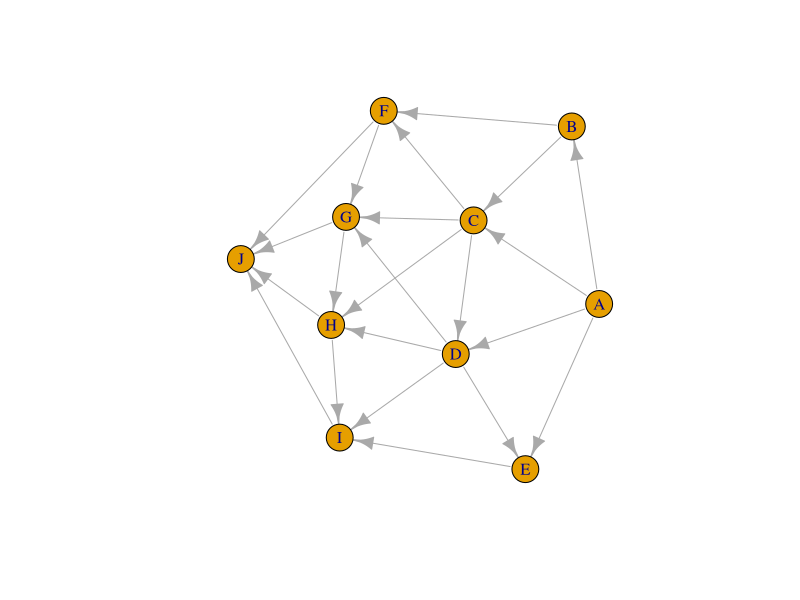
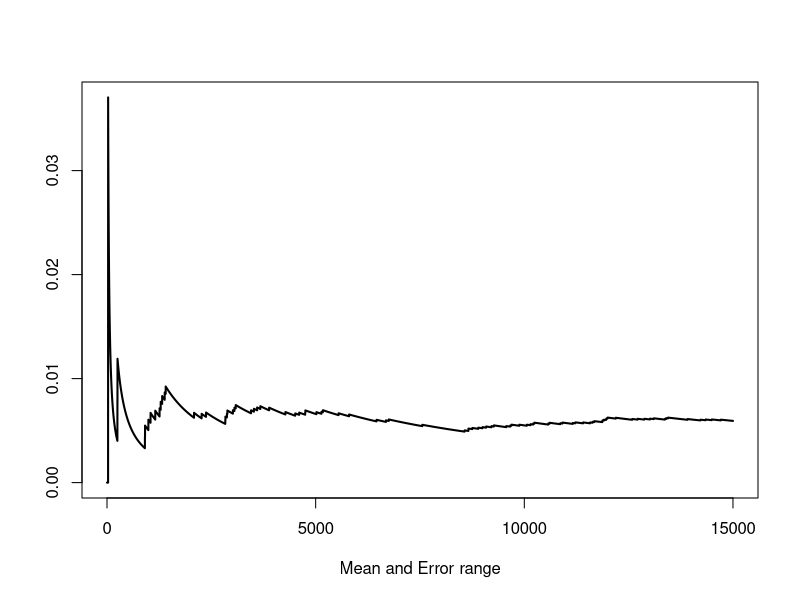
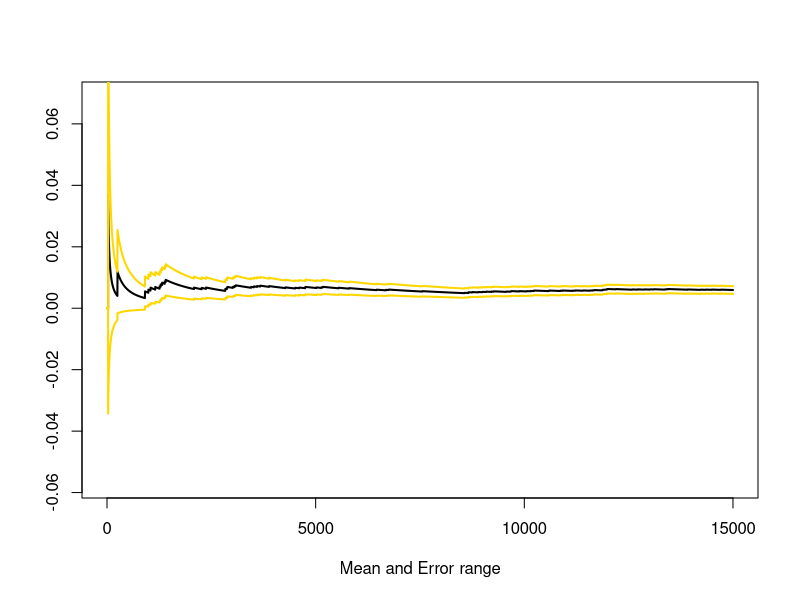

Generate these figures, in order, with R: (Note: a time limit stopped this script after it produced the figures.)
## ---- chunk 1
#install.packages("igraph")
library(igraph)
## ---- chunk 2
graph.Q1 <- make_graph(c(
  "A", "B", "A", "C","A", "D","A", "E",
  "B","C","B","F",
  "C","F","C","G","C","D","C","H",
  "D","E","D","H","D","I","D","G",
  "E","I",
  "F","G","F","J",
  "G","H","G","J",
  "H","I","H","J",
  "I","J"), directed = TRUE)

plot(graph.Q1)
## ---- chunk 3
theta <- 0.02

h_x.result_vec.a <- numeric(15000)

for (i in 1:15000) {
  graph.zero_day.i <- make_graph(c("A", "B", "A", "C","A", "D","A", "E",
                           "B","C","B","F",
                           "C","F","C","G","C","D","C","H",
                           "D","E","D","H","D","I","D","G",
                           "E","I",
                           "F","G","F","J",
                           "G","H","G","J",
                           "H","I","H","J",
                           "I","J"), directed = TRUE)
  after_10_days.i <- rbinom(n = 22,size = 1,prob = 1-exp(-10*theta))
  graph_after_10_days.i <- delete.edges(graph = graph.zero_day.i,edges = which(after_10_days.i==1))
  paths_A_J_after_10_days.i <- all_simple_paths(graph = graph_after_10_days.i,from = "A","J")
  if(identical(paths_A_J_after_10_days.i,list())){
    h_x.result_vec.a[i] <- 1
  }
  
}

## ---- chunk 4
cat(sprintf("Expected value estimator = %s", round(mean(h_x.result_vec.a),4)),
    sprintf("Varinace estimator = %s", round(var(h_x.result_vec.a),4)),
    sep = "\n")
## ---- chunk 5

est.int <- cumsum(h_x.result_vec.a)/(1:15000)
est.err <- sqrt( cumsum( (h_x.result_vec.a-est.int)^2 )) / (1:15000)

plot(est.int, xlab = "Mean and Error range", ylab = "", type = "l", lwd = 2)

plot(est.int, xlab = "Mean and Error range", ylab = "", type = "l", lwd = 2, ylim = mean(h_x.result_vec.a)+100*est.err[15000]*c(-1,1))
lines(est.int + 2*est.err, col = "gold", lwd = 2)
lines(est.int - 2*est.err, col = "gold", lwd = 2)
## ---- chunk 6
theta <- 0.005

h_x.result_vec.b <- numeric(50000)

for (i in 1:50000) {
  graph.zero_day.i <- make_graph(c("A", "B", "A", "C","A", "D","A", "E",
                           "B","C","B","F",
                           "C","F","C","G","C","D","C","H",
                           "D","E","D","H","D","I","D","G",
                           "E","I",
                           "F","G","F","J",
                           "G","H","G","J",
                           "H","I","H","J",
                           "I","J"), directed = TRUE)
  after_10_days.i <- rbinom(n = 22,size = 1,prob = 1-exp(-10*theta))
  graph_after_10_days.i <- delete.edges(graph = graph.zero_day.i,edges = which(after_10_days.i==1))
  paths_A_J_after_10_days.i <- all_simple_paths(graph = graph_after_10_days.i,from = "A","J")
  if(identical(paths_A_J_after_10_days.i,list())){
    h_x.result_vec.b[i] <- 1
  }
  
}

## ---- chunk 7
cat(sprintf("Expected value estimator = %s", mean(h_x.result_vec.b)),
    sprintf("Varinace estimator = %s", var(h_x.result_vec.b)),
    sprintf("Out of 50,000 test, the no. of failures = %s", sum(h_x.result_vec.b)),
    sep = "\n")
## ---- chunk 8

est.int <- cumsum(h_x.result_vec.b)/(1:50000)
est.err <- sqrt( cumsum( (h_x.result_vec.b-est.int)^2 )) / (1:50000)

plot(est.int, xlab = "Mean and Error range", ylab = "", type = "l", lwd = 2)

plot(est.int, xlab = "Mean and Error range", ylab = "", type = "l", lwd = 2, ylim = mean(h_x.result_vec.b)+100*est.err[50000]*c(-1,1))
lines(est.int + 2*est.err, col = "gold", lwd = 2)
lines(est.int - 2*est.err, col = "gold", lwd = 2)
## ---- chunk 9
theta.f <- 0.02
theta.g <- 0.05

h_x.result_vec.c <- numeric(15000)

for (i in 1:15000) {
  graph.zero_day.i <- make_graph(c("A", "B", "A", "C","A", "D","A", "E",
                           "B","C","B","F",
                           "C","F","C","G","C","D","C","H",
                           "D","E","D","H","D","I","D","G",
                           "E","I",
                           "F","G","F","J",
                           "G","H","G","J",
                           "H","I","H","J",
                           "I","J"), directed = TRUE)
  after_10_days.i <- rbinom(n = 22,size = 1,prob = 1-exp(-10*theta.g))
  graph_after_10_days.i <- delete.edges(graph = graph.zero_day.i,edges = which(after_10_days.i==1))
  paths_A_J_after_10_days.i <- all_simple_paths(graph = graph_after_10_days.i,from = "A","J")
  if(identical(paths_A_J_after_10_days.i,list())){
    h_x.result_vec.c[i] <- 1*prod( dbinom(x = after_10_days.i,size = 1,prob = 1-exp(-10*theta.f)) / dbinom(x = after_10_days.i,size = 1,prob = 1-exp(-10*theta.g)))
  }
  
}

## ---- chunk 10
cat(sprintf("Expected value estimator = %s", round(mean(h_x.result_vec.c),4)),
    sprintf("Varinace estimator = %s", round(var(h_x.result_vec.c),4)),
    sep = "\n")
## ---- chunk 11
est.int <- cumsum(h_x.result_vec.c)/(1:15000)
est.err <- sqrt( cumsum( (h_x.result_vec.c-est.int)^2 )) / (1:15000)

plot(est.int, xlab = "Mean and Error range", ylab = "", type = "l", lwd = 2)

plot(est.int, xlab = "Mean and Error range", ylab = "", type = "l", lwd = 2, ylim = mean(h_x.result_vec.c)+100*est.err[15000]*c(-1,1))
lines(est.int + 2*est.err, col = "gold", lwd = 2)
lines(est.int - 2*est.err, col = "gold", lwd = 2)
## ---- chunk 12
theta.f <- 0.005
theta.g <- 0.02

h_x.result_vec.d <- numeric(50000)

for (i in 1:50000) {
  graph.zero_day.i <- make_graph(c("A", "B", "A", "C","A", "D","A", "E",
                           "B","C","B","F",
                           "C","F","C","G","C","D","C","H",
                           "D","E","D","H","D","I","D","G",
                           "E","I",
                           "F","G","F","J",
                           "G","H","G","J",
                           "H","I","H","J",
                           "I","J"), directed = TRUE)
  after_10_days.i <- rbinom(n = 22,size = 1,prob = 1-exp(-10*theta.g))
  graph_after_10_days.i <- delete.edges(graph = graph.zero_day.i,edges = which(after_10_days.i==1))
  paths_A_J_after_10_days.i <- all_simple_paths(graph = graph_after_10_days.i,from = "A","J")
  if(identical(paths_A_J_after_10_days.i,list())){
    h_x.result_vec.d[i] <- 1*prod( dbinom(x = after_10_days.i,size = 1,prob = 1-exp(-10*theta.f)) / dbinom(x = after_10_days.i,size = 1,prob = 1-exp(-10*theta.g)))
  }
  
}

## ---- chunk 13
cat(sprintf("Expected value estimator = %s", mean(h_x.result_vec.d)),
    sprintf("Varinace estimator = %s", var(h_x.result_vec.d)),
    sep = "\n")
## ---- chunk 14
est.int <- cumsum(h_x.result_vec.d)/(1:50000)
est.err <- sqrt( cumsum( (h_x.result_vec.d-est.int)^2 )) / (1:50000)

plot(est.int, xlab = "Mean and Error range", ylab = "", type = "l", lwd = 2)

plot(est.int, xlab = "Mean and Error range", ylab = "", type = "l", lwd = 2, ylim = mean(h_x.result_vec.d)+100*est.err[50000]*c(-1,1))
lines(est.int + 2*est.err, col = "gold", lwd = 2)
lines(est.int - 2*est.err, col = "gold", lwd = 2)
## ---- chunk 15
summary_table <- matrix(data =
                          c(mean(h_x.result_vec.a),var(h_x.result_vec.a),
                            mean(h_x.result_vec.b),var(h_x.result_vec.b),
                            mean(h_x.result_vec.c),var(h_x.result_vec.c),
                            mean(h_x.result_vec.d),var(h_x.result_vec.d)),
                        nrow = 2,
                        ncol = 4,
                        dimnames = list(c("Expected value estimator","Varinac value estimator"),c("A","B","C","D")))

summary_table

## ---- chunk 16
knitr::include_graphics("2.a.png")
## ---- chunk 17
knitr::include_graphics(c("2.b.1.png","2.b.2.png","2.b.3.png"))
## ---- chunk 18
knitr::include_graphics(c("2.c.1.png","2.c.2.png"))
## ---- chunk 19
theta <- 0.02

h_x.result_vec.2.d.inc <- numeric(15000)
h_x.result_vec.2.d.dec <- numeric(15000)

for (i in 1:15000) {
  graph.zero_day.i <- make_graph(c("A", "B", "A", "C","A", "D","A", "E",
                           "B","C","B","F",
                           "C","F","C","G","C","D","C","H",
                           "D","E","D","H","D","I","D","G",
                           "E","I",
                           "F","G","F","J",
                           "G","H","G","J",
                           "H","I","H","J",
                           "I","J"), directed = TRUE)
  u_vec <- runif(22)
  
  after_10_days.i.inc <- -log(1-u_vec)/theta
  after_10_days.i.dec <- -log(u_vec)/theta
  
  graph_after_10_days.i.inc <- delete.edges(graph = graph.zero_day.i,edges = which(after_10_days.i.inc<=10))
  graph_after_10_days.i.dec <- delete.edges(graph = graph.zero_day.i,edges = which(after_10_days.i.dec<=10))
  
  paths_A_J_after_10_days.i.inc <- all_simple_paths(graph = graph_after_10_days.i.inc,from = "A","J")
  paths_A_J_after_10_days.i.dec <- all_simple_paths(graph = graph_after_10_days.i.dec,from = "A","J")
  
  
  if(identical(paths_A_J_after_10_days.i.inc,list())){
    h_x.result_vec.2.d.inc[i] <- 1
  }
  if(identical(paths_A_J_after_10_days.i.dec,list())){
    h_x.result_vec.2.d.dec[i] <- 1
  }
  
}

## ---- chunk 20
A_S_expected_value_estimator <- 0.5*(mean(h_x.result_vec.2.d.inc) + mean(h_x.result_vec.2.d.dec))
A_S_varinace_estimator <- (var(h_x.result_vec.2.d.inc) + var(h_x.result_vec.2.d.dec) + 2*cov(h_x.result_vec.2.d.inc,h_x.result_vec.2.d.dec))/4
## ---- chunk 21

cat(sprintf("Antithetic sampling expected value estimator = %s", round(A_S_expected_value_estimator,4)),
    sprintf("Antithetic sampling varinace estimator = %s", round(A_S_varinace_estimator,4)),
    sep = "\n")

## ---- chunk 22
cat(sprintf("Antithetic sampling expected value estimator = %s", round(0.5*(mean(h_x.result_vec.2.d.inc) + mean(h_x.result_vec.2.d.dec)),4)),
    sprintf("Antithetic sampling varinace estimator = %s", round((var(h_x.result_vec.2.d.inc) + var(h_x.result_vec.2.d.dec) + 2*cov(h_x.result_vec.2.d.inc,h_x.result_vec.2.d.dec))/4,4)),
    sprintf("Importance sampling expected value estimator = %s", round(mean(h_x.result_vec.a),4)),
    sprintf("Importance sampling varinace estimator = %s", round(var(h_x.result_vec.a),4)),
    sep = "\n")
## ---- chunk 23

x_norm_vec <- rnorm(10000)
h_x_plus <- (exp(x_norm_vec) + 7)^(x_norm_vec/3)
h_x_minus <- (exp(-x_norm_vec) + 7)^(-x_norm_vec/3)

A_S_expected_value_estimator_d3 <- 0.5*(mean(h_x_plus)+mean(h_x_minus))
A_S_varinace_estimator_d3 <- (var(h_x_plus) + var(h_x_minus) + 2*cov(h_x_plus,h_x_minus)) / 4
## ---- chunk 24

h_x_monte_carlo <- (exp(x_norm_vec) + 7)^(x_norm_vec/3)

MC_expected_value_estimator_d3 <- mean(h_x_monte_carlo)
MC_varinace_estimator_d3 <- var(h_x_monte_carlo)

## ---- chunk 25
cat(sprintf("Antithetic sampling expected value estimator = %s", round(A_S_expected_value_estimator_d3,4)),
    sprintf("Antithetic sampling varinace estimator = %s", round(A_S_varinace_estimator_d3,4)),
    sprintf("Monte Carlo expected value estimator = %s", round(MC_expected_value_estimator_d3,4)),
    sprintf("Monte Carlo varinace estimator = %s", round(MC_varinace_estimator_d3,4)),
    sep = "\n")
## ---- chunk 26
cat(sprintf("We got that the variance of antithetic sampling estimator is = %s", round(MC_varinace_estimator_d3/A_S_varinace_estimator_d3,1)),
    sprintf("times smaller than the monte carlo estimator"))
